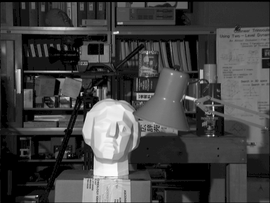
#> input picture z27_cv2_Camera_Calibration_3D_Reconstruction/tsukuba-l.png, 270 x 203 px, shrunk from 384 x 288 before the run
$ jupyter execute 'Depth Map from Stereo Images.ipynb'
#> lines starting #> are read from the running program, lines starting #| are printed output that depends on the picture
[cell 1]
import numpy as np
import cv2 as cv
from matplotlib import pyplot as plt

def determine_stereo_image(img_l, img_r):
    stereo = cv.StereoBM_create(numDisparities=16, blockSize=15)
    disparity = stereo.compute(img_l,img_r)
    plt.imshow(disparity,'gray')
    plt.show()

[cell 2]
imgL = cv.imread('tsukuba-l.png',0)
#> imgL is the input picture: shape (203, 270); min 0, max 255, mean 66.5
imgR = cv.imread('tsukuba-r.png',0)
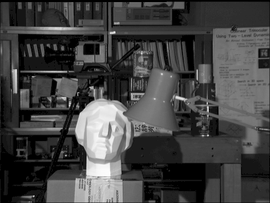
#> input picture z27_cv2_Camera_Calibration_3D_Reconstruction/tsukuba-r.png, 270 x 203 px, shrunk from 384 x 288 before the run
#> imgR is the input picture: shape (203, 270); min 0, max 255, mean 67

determine_stereo_image(imgL, imgR)
#> in determine_stereo_image, `disparity = stereo.compute(img_l,img_r)`:
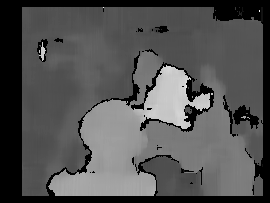
#> disparity: shape (203, 270) int16; min -16, max 205, mean 56.1; drawn with min black and max white

[cell 3]
imgL = cv.imread('aloeL.jpg',0)
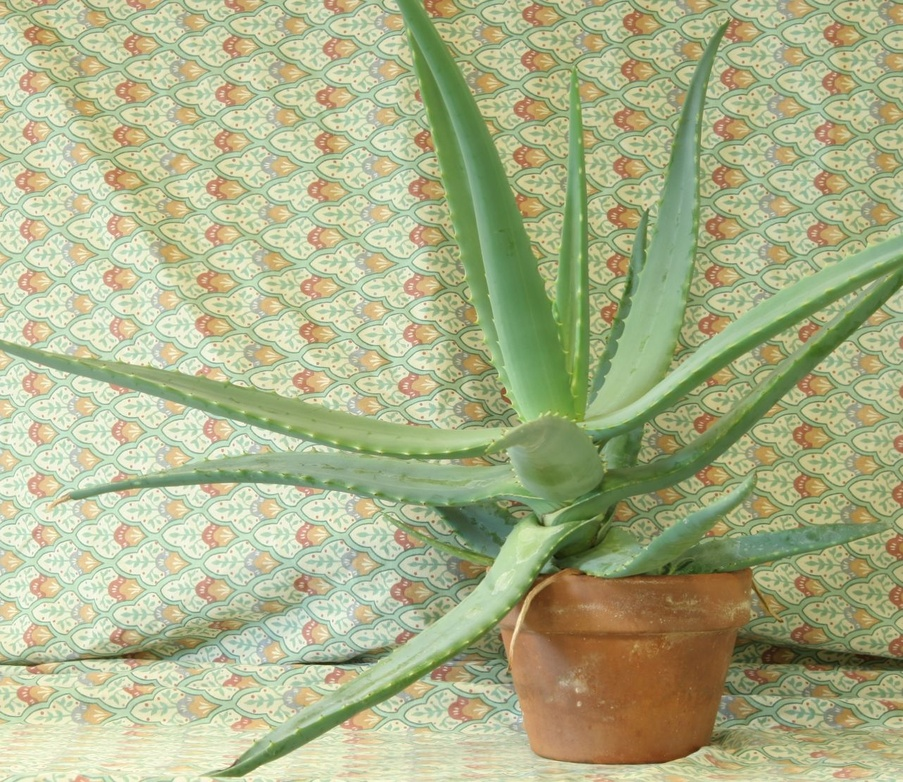
#> input picture z27_cv2_Camera_Calibration_3D_Reconstruction/aloeL.jpg, 903 x 782 px, shrunk from 1282 x 1110 before the run
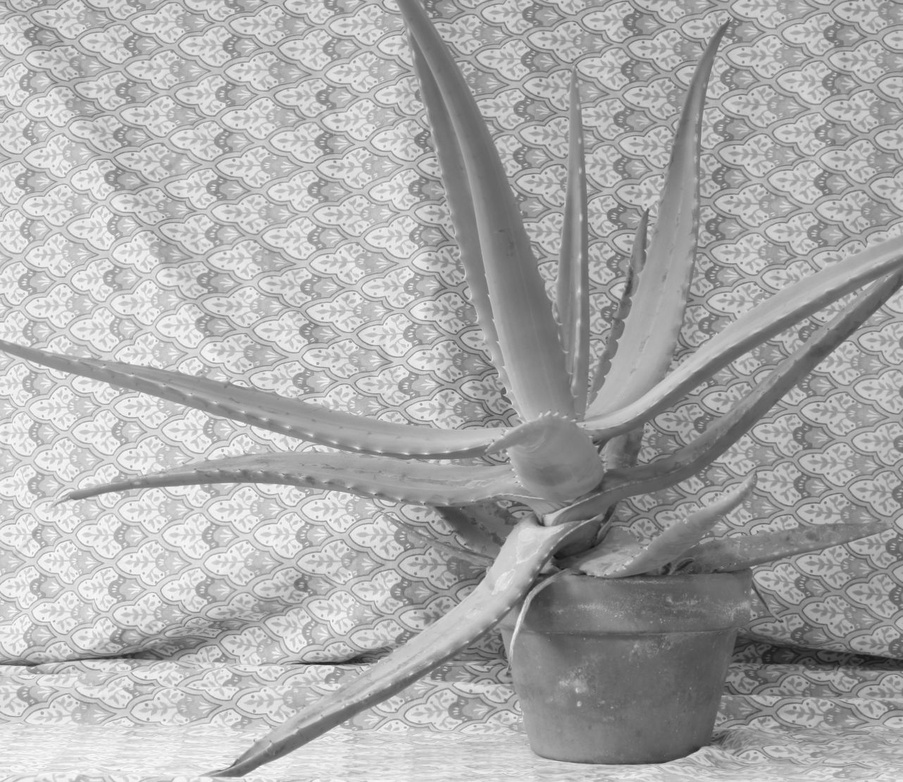
#> imgL: shape (782, 903); min 18, max 255, mean 170.8
imgR = cv.imread('aloeR.jpg',0)
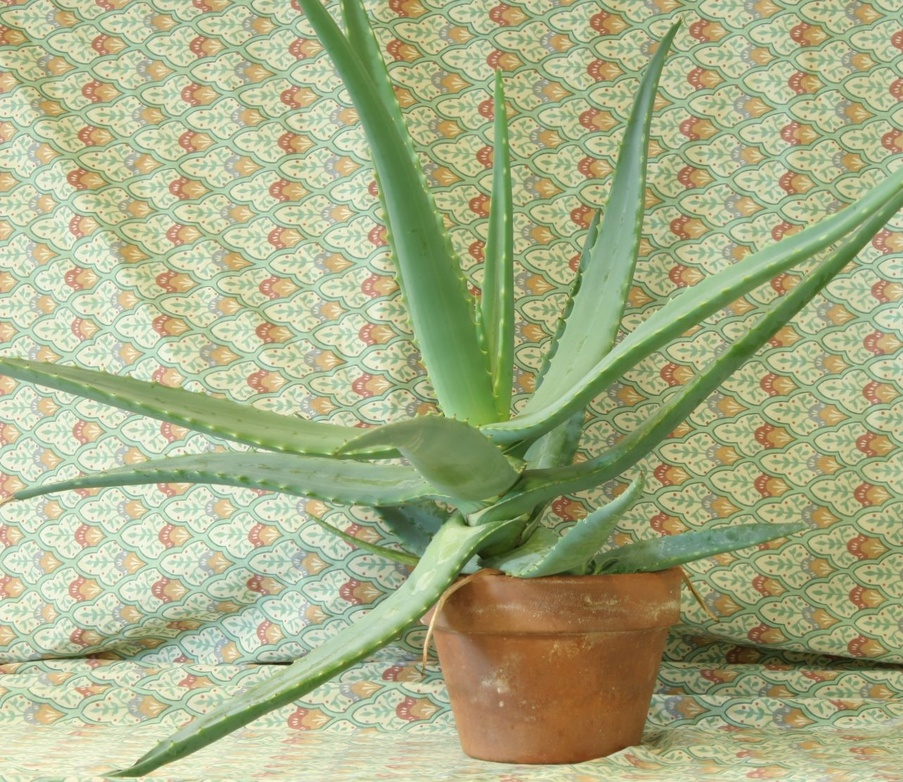
#> input picture z27_cv2_Camera_Calibration_3D_Reconstruction/aloeR.jpg, 903 x 782 px, shrunk from 1282 x 1110 before the run
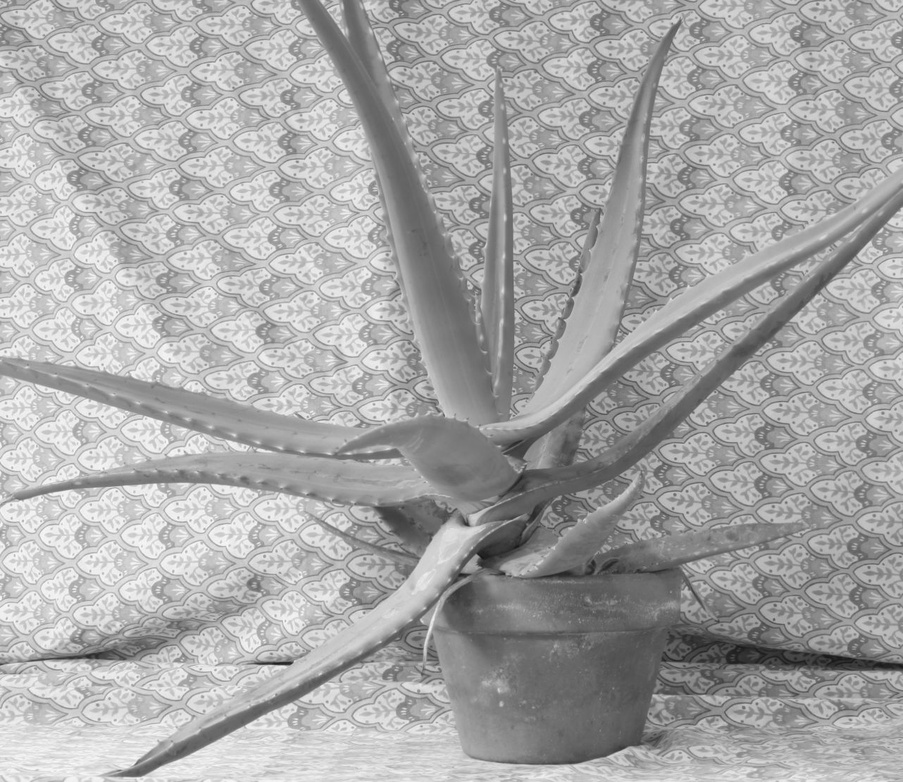
#> imgR: shape (782, 903); min 20, max 253, mean 167.8

determine_stereo_image(imgL, imgR)
#> in determine_stereo_image (call 2), `disparity = stereo.compute(img_l,img_r)`:
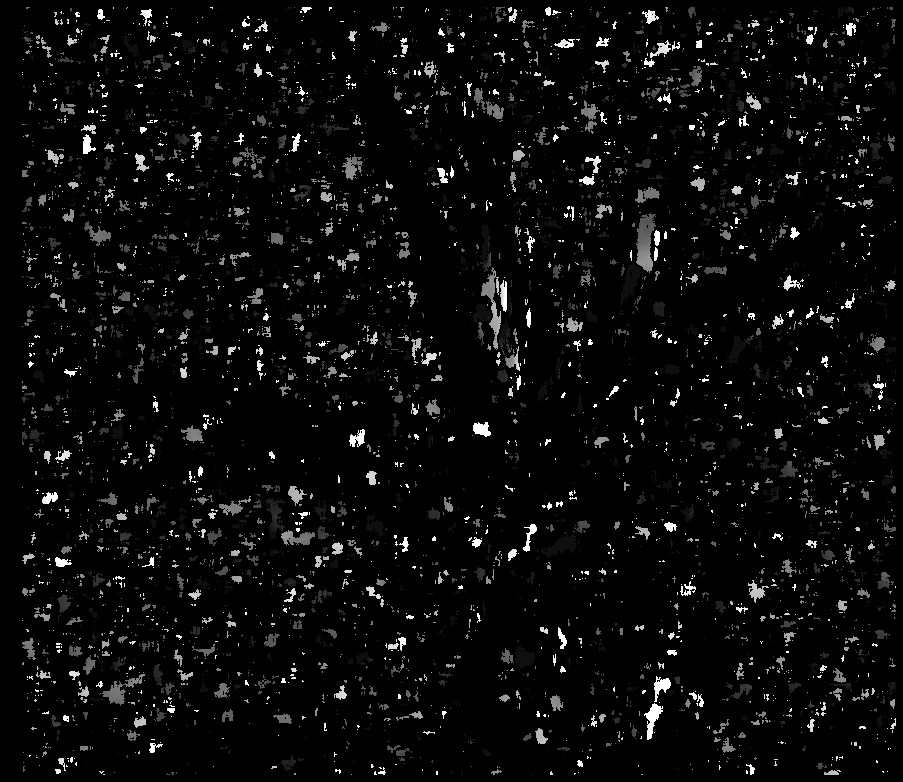
#> disparity: shape (782, 903) int16; min -16, max 240, mean -5.2; drawn with min black and max white
